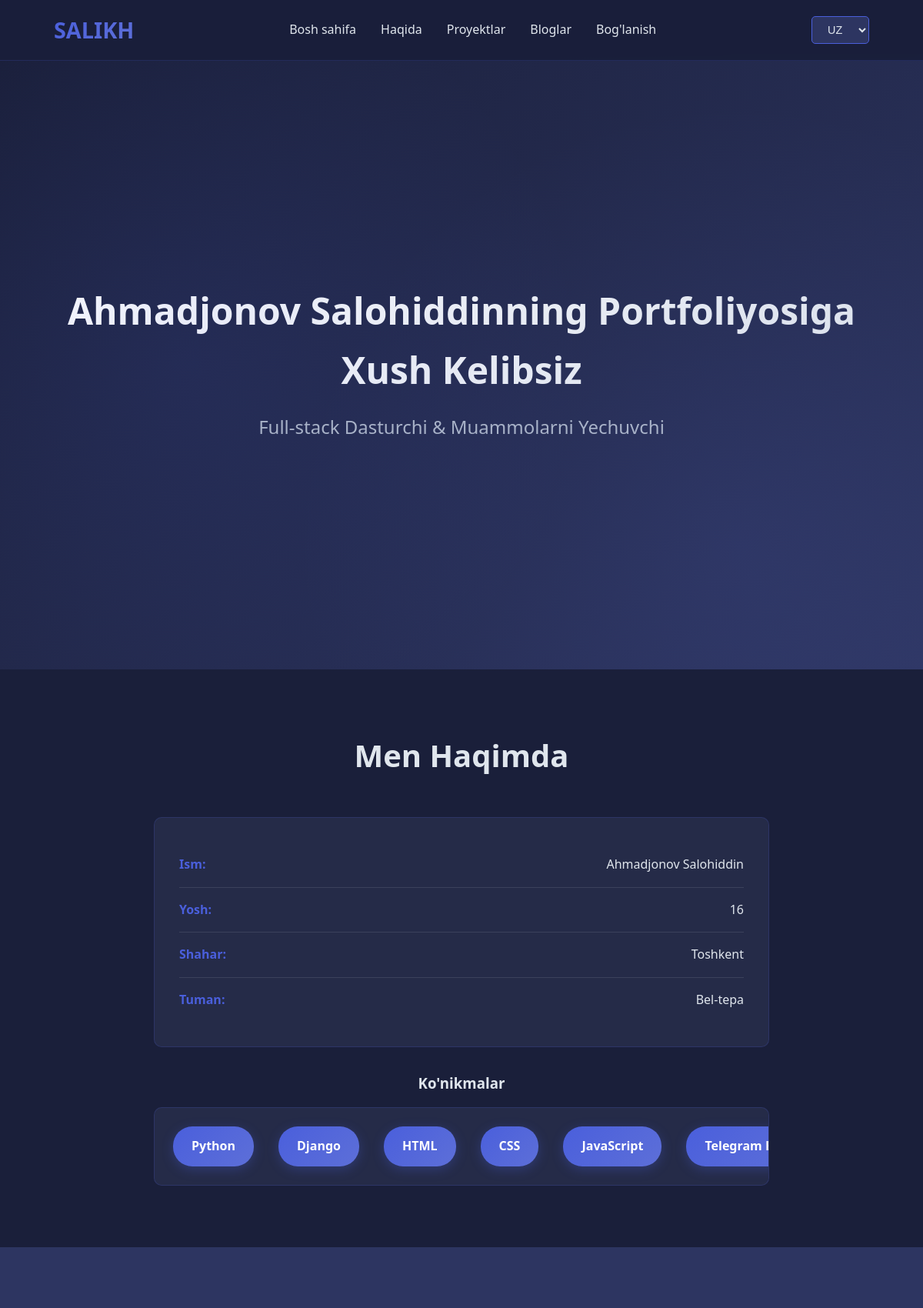
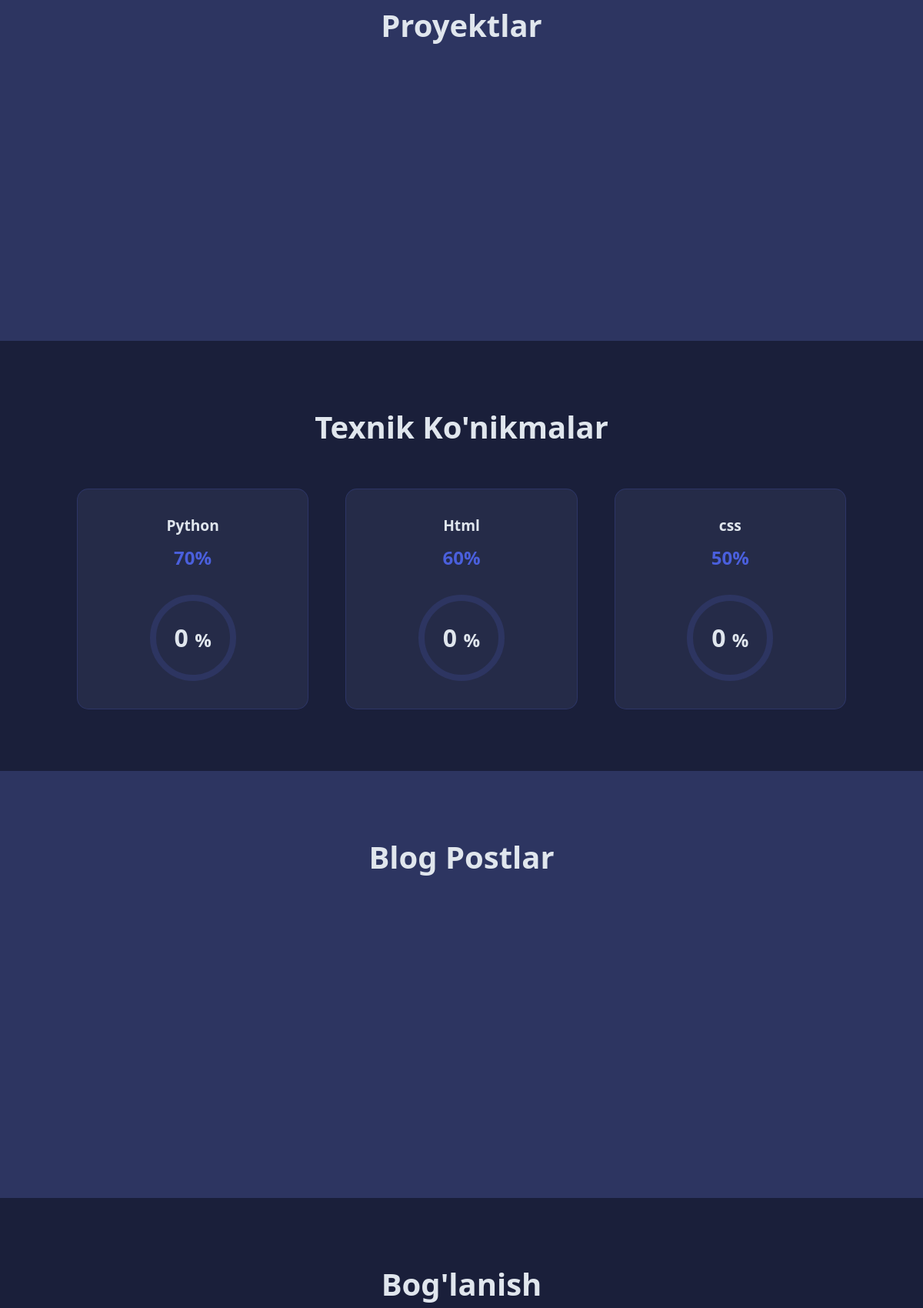
Page /uz/ (upper part) on the committed database (2 pictures, top to bottom).
### portfolio/models.py (models this page shows, shortened)
class Skill(models.Model):
    name_uz = models.CharField(_("Til nomi (O'zbek)"), max_length=100)
    name_ru = models.CharField(_("Til nomi (Rus)"), max_length=100)
    name_en = models.CharField(_("Til nomi (Ingliz)"), max_length=100)
    percentage = models.IntegerField(_("Foiz (0-100)"))
    order = models.IntegerField(_("Tartib"), default=0)
    class Meta:
        verbose_name = _("Ko'nikma")
        verbose_name_plural = _("Ko'nikmalar")
        ordering = ["order"]

### portfolio/views.py (the view)
# urls.py: path("", views.home, name="home"),
def home(request):
    lang = get_language()
    projects = Project.objects.all()
    blogs = Blog.objects.all()[:6]
    skills = Skill.objects.all()
    context = {
        'projects': projects,
        'blogs': blogs,
        'skills': skills,
        'current_lang': lang,
    }
    return render(request, 'portfolio/home.html', context)

### templates/portfolio/home.html (shortened to what this page needs)
{% extends 'portfolio/base.html' %}
{% load i18n static %}
{% block content %}
<section id="home" class="hero">
    <div class="container">
        <div class="hero-content">
            <h1 class="hero-title">{% trans "Welcome to Ahmadjonov Salohiddin's Portfolio" %}</h1>
            <p class="hero-subtitle">{% trans "Full-stack Developer & Problem Solver" %}</p>
        </div>
    </div>
</section>
<section id="about" class="about">
    <div class="container">
        <h2 class="section-title">{% trans "About Me" %}</h2>
        <div class="about-content">
            <div class="about-info">
                <div class="info-item">
                    <span class="info-label">{% trans "Name" %}:</span>
                    <span class="info-value">Ahmadjonov Salohiddin</span>
                </div>
                <div class="info-item">
                    <span class="info-label">{% trans "Age" %}:</span>
                    <span class="info-value">16</span>
                </div>
                <div class="info-item">
                    <span class="info-label">{% trans "City" %}:</span>
                    <span class="info-value">{% trans "Tashkent" %}</span>
                </div>
                <div class="info-item">
                    <span class="info-label">{% trans "District" %}:</span>
                    <span class="info-value">Bel-tepa</span>
                </div>
            </div>
            <div class="skills-marquee">
                <h3>{% trans "Skills" %}</h3>
                <div class="marquee">
                    <div class="marquee-content">
                        <span class="skill-item">Python</span>
                        <span class="skill-item">Django</span>
                        <span class="skill-item">HTML</span>
                        <span class="skill-item">CSS</span>
                        <span class="skill-item">JavaScript</span>
                        <span class="skill-item">Telegram Bot</span>
                    </div>
                </div>
            </div>
        </div>
    </div>
</section>
<section id="projects" class="projects">
    <div class="container">
        <h2 class="section-title">{% trans "Projects" %}</h2>
        <div class="projects-grid">
        </div>
    </div>
</section>
<section id="skills-progress" class="skills-progress">
    <div class="container">
        <h2 class="section-title">{% trans "Technical Skills" %}</h2>
        <div class="skills-grid">
            {% for skill in skills %}
            <div class="skill-box">
                <div class="skill-info">
                    <h4 class="skill-name">
                        {% if current_lang == 'uz' %}
                            {{ skill.name_uz }}
                        {% elif current_lang == 'ru' %}
                            {{ skill.name_ru }}
                        {% else %}
                            {{ skill.name_en }}
                        {% endif %}
                    </h4>
                    <span class="skill-percentage">{{ skill.percentage }}%</span>
                </div>
                <div class="circular-progress" data-percentage="{{ skill.percentage }}">
                    <svg class="progress-ring" width="120" height="120">
                        <circle class="progress-ring-circle-bg" cx="60" cy="60" r="52"></circle>
                        <circle class="progress-ring-circle" cx="60" cy="60" r="52"></circle>
                    </svg>
                    <div class="progress-text">
                        <span class="progress-number">0</span>
                        <span class="progress-symbol">%</span>
                    </div>
                </div>
            </div>
            {% endfor %}
        </div>
    </div>
</section>
<section id="blogs" class="blogs">
    <div class="container">
        <h2 class="section-title">{% trans "Blog Posts" %}</h2>
        <div class="blogs-grid">
        </div>
    </div>
</section>
<section id="contact" class="contact">
    <div class="container">
        <h2 class="section-title">{% trans "Get In Touch" %}</h2>
    </div>
</section>
{% endblock %}

### static/css/style.css (style rules this page uses)
* { margin: 0; padding: 0; box-sizing: border-box; }
:root { --primary-color: #1a1f3a; --secondary-color: #2d3561; --accent-color: #4a5fdc; --text-color: #e0e6ed; --text-secondary: #a8b2c8; --card-bg: #252b48; --hover-color: #5d6fd8; }
body { font-family: 'Segoe UI', Tahoma, Geneva, Verdana, sans-serif; background-color: var(--primary-color); color: var(--text-color); line-height: 1.6; }
.container { max-width: 1200px; margin: 0 auto; padding: 0 20px; }
.hero { min-height: 100vh; display: flex; align-items: center; justify-content: center; position: relative; background: linear-gradient(135deg, var(--primary-color) 0%, var(--secondary-color) 100%); margin-top: 70px; overflow: hidden; }
.hero::before { content: ''; position: absolute; top: 0; left: 0; right: 0; bottom: 0; background: radial-gradient(circle at 20% 50%, rgba(74, 95, 220, 0.1) 0%, transparent 50%), radial-gradient(circle at 80% 80%, rgba(93, 111, 216, 0.1) 0%, transparent 50%); }
.hero-content { text-align: center; z-index: 1; }
.hero-title { font-size: 3rem; margin-bottom: 1rem; background: linear-gradient(135deg, #fff, var(--text-color)); -webkit-background-clip: text; -webkit-text-fill-color: transparent; background-clip: text; animation: fadeInUp 1s ease; }
.hero-subtitle { font-size: 1.5rem; color: var(--text-secondary); animation: fadeInUp 1s ease 0.2s both; }
.about { padding: 5rem 0; background: var(--primary-color); }
.section-title { text-align: center; font-size: 2.5rem; margin-bottom: 3rem; color: var(--text-color); }
.about-content { max-width: 800px; margin: 0 auto; }
.about-info { background: var(--card-bg); padding: 2rem; border-radius: 10px; margin-bottom: 2rem; border: 1px solid rgba(74, 95, 220, 0.2); }
.info-item { display: flex; justify-content: space-between; padding: 1rem 0; border-bottom: 1px solid rgba(255, 255, 255, 0.1); }
.info-item:last-child { border-bottom: none; }
.info-label { font-weight: 600; color: var(--accent-color); }
.info-value { color: var(--text-color); }
.skills-marquee { margin-top: 2rem; }
.skills-marquee h3 { text-align: center; margin-bottom: 1rem; color: var(--text-color); }
.marquee { overflow: hidden; background: var(--card-bg); padding: 1.5rem; border-radius: 10px; border: 1px solid rgba(74, 95, 220, 0.2); }
.marquee-content { display: flex; animation: scroll 40s linear infinite; gap: 2rem; }
.skill-item { background: linear-gradient(135deg, var(--accent-color), var(--hover-color)); color: white; padding: 0.8rem 1.5rem; border-radius: 25px; font-weight: 600; white-space: nowrap; box-shadow: 0 4px 15px rgba(74, 95, 220, 0.3); }
.projects { padding: 5rem 0; background: var(--secondary-color); }
.projects-grid { display: grid; grid-template-columns: repeat(auto-fill, minmax(300px, 1fr)); gap: 2rem; }
.skills-progress { padding: 5rem 0; background: var(--primary-color); }
.skills-grid { display: grid; grid-template-columns: repeat(auto-fit, minmax(200px, 1fr)); gap: 3rem; max-width: 1000px; margin: 0 auto; }
.skill-box { background: var(--card-bg); padding: 2rem; border-radius: 15px; text-align: center; border: 1px solid rgba(74, 95, 220, 0.2); transition: transform 0.3s, box-shadow 0.3s; }
.skill-info { margin-bottom: 1.5rem; }
.skill-name { color: var(--text-color); font-size: 1.2rem; margin-bottom: 0.5rem; }
.skill-percentage { color: var(--accent-color); font-size: 1.5rem; font-weight: bold; }
.circular-progress { position: relative; width: 120px; height: 120px; margin: 0 auto; }
.progress-ring { transform: rotate(-90deg); }
.progress-text { position: absolute; top: 50%; left: 50%; transform: translate(-50%, -50%); font-size: 2rem; font-weight: bold; color: var(--text-color); }
.progress-number { font-size: 2rem; }
.progress-symbol { font-size: 1.5rem; }
.blogs { padding: 5rem 0; background: var(--secondary-color); }
.blogs-grid { display: grid; grid-template-columns: repeat(auto-fill, minmax(350px, 1fr)); gap: 2rem; }
.contact { padding: 5rem 0; background: var(--primary-color); }
@media (min-width: 1025px) and (max-width: 1366px) { .container { max-width: 1100px; } }
@media (min-width: 1025px) and (max-width: 1366px) { .projects-grid { grid-template-columns: repeat(3, 1fr); } }
@media (min-width: 1025px) and (max-width: 1366px) { .blogs-grid { grid-template-columns: repeat(3, 1fr); } }

### rows in the picture
Skill: name_uz "Python", percentage "70"
Skill: name_uz "Html", percentage "60"
Skill: name_uz "css", percentage "50"

### other values in the picture
form field language "UZ"
